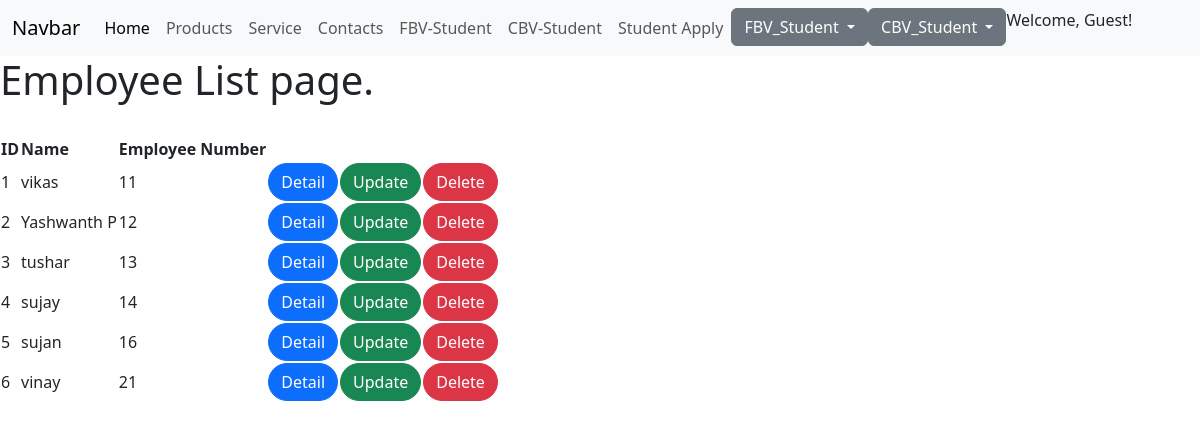
The page / on the database its author committed.
### CSE/models.py (models this page shows, shortened)
class Employee(models.Model):
    emp_name = models.CharField(max_length=50)
    emp_number = models.IntegerField()

### CSE/views.py (the view)
# urls.py: path('', EmployeeList.as_view(), name='list'),
class EmployeeList(ListView):
    model = Employee
    template_name = 'CBV1/list.html'

### templates/CBV1/list.html
{% extends 'basic.html' %}
{% block content %}
<h1>Employee List page.</h1><br>
<table>
    <tr>
        <th>ID</th>
        <th>Name</th>
        <th>Employee Number</th>
    </tr>
    {% for object in object_list %}
            <tr>
                <td>{{object.id}}</td>
                <td>{{object.emp_name}}</td>
                <td> {{object.emp_number}}</td>
                <td><a type="button" class="btn btn-primary" style="border-radius: 20px;" href= "{{object.id}}/detail">Detail</a></td>
                <td><a type=" button " class = "btn btn-success" style="border-radius: 20px;" href ="{{object.id}}/update" >Update</a></td>
                <td><a type = "button" class="btn btn-danger" style="border-radius: 20px;" href="{{object.id}}/delete">Delete</a></td>
            </tr>
    {% endfor %}
</table>
{% endblock %}

### templates/basic.html (shortened to what this page needs)
<!doctype html>
<html lang="en">
  <head>
    <link href="https://cdn.jsdelivr.net/npm/bootstrap@5.3.3/dist/css/bootstrap.min.css" rel="stylesheet">
  </head>
  <body>
    <nav class="navbar navbar-expand-lg bg-body-tertiary">
        <div class="container-fluid">
          <a class="navbar-brand" href="{% url 'CSE:index' %}">Navbar</a>
          <div class="collapse navbar-collapse" id="navbarSupportedContent">
            <ul class="navbar-nav me-auto mb-2 mb-lg-0">
              <li class="nav-item">
                <a class="nav-link active" aria-current="page" href="{% url 'CSE:index' %}">Home</a>
              </li>
              <li class="nav-item">
                <a class="nav-link" href="{% url 'CSE:products' %}">Products</a>
              </li>
              <li class="nav-item">
                <a class="nav-link" href="{% url 'CSE:service' %}">Service</a>
              </li>
              <li class="nav-item">
                <a class="nav-link" href="{% url 'CSE:contacts' %}">Contacts</a>
              </li>
              <li class="nav-item">
                <a class="nav-link" href="{% url 'CSE:student' %}">FBV-Student</a>
              </li>
              <li class="nav-item">
                <a class="nav-link" href="{% url 'CSE:list' %}">CBV-Student</a>
              </li>
              <li class="nav-item">
                <a class="nav-link" href="{% url 'CSE:forms' %}">Student Apply</a>
              </li>
              <div class="dropdown">
                <button class="btn btn-secondary dropdown-toggle" type="button" data-bs-toggle="dropdown" aria-expanded="false">
                  FBV_Student
                </button>
              </div>
              <div class="dropdown">
                <button class="btn btn-secondary dropdown-toggle" type="button" data-bs-toggle="dropdown" aria-expanded="false">
                  CBV_Student
                </button>
              </div>
              <div>
                {% if user.is_authenticated %}
                      <p>Welcome, {{ user.username }}!</p>
                {% else %}
                      <p>Welcome, Guest!</p>
                {% endif %}
              </div>
          </div>
        </div>
      </nav>
    {% block content %}
    {% endblock %}
  </body>
</html>

### rows shown on the page
Employee: id "1", emp_name "vikas", emp_number "11"
Employee: id "2", emp_name "Yashwanth P", emp_number "12"
Employee: id "3", emp_name "tushar", emp_number "13"
Employee: id "4", emp_name "sujay", emp_number "14"
Employee: id "5", emp_name "sujan", emp_number "16"
Employee: id "6", emp_name "vinay", emp_number "21"
